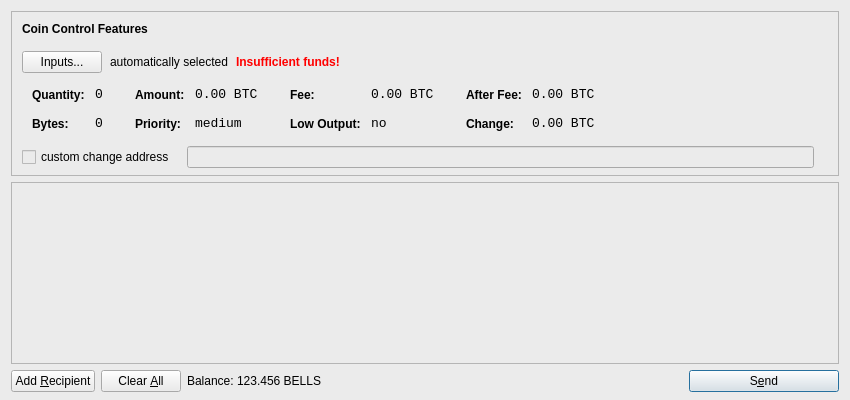
<?xml version="1.0" encoding="UTF-8"?>
<ui version="4.0">
 <class>SendCoinsDialog</class>
 <widget class="QDialog" name="SendCoinsDialog">
  <property name="geometry">
   <rect>
    <x>0</x>
    <y>0</y>
    <width>850</width>
    <height>400</height>
   </rect>
  </property>
  <property name="windowTitle">
   <string>Send Coins</string>
  </property>
  <property name="styleSheet">
   <string notr="true">background-color: rgb(235, 235, 235);</string>
  </property>
  <layout class="QVBoxLayout" name="verticalLayout" stretch="0,1,0">
   <property name="bottomMargin">
    <number>8</number>
   </property>
   <item>
    <widget class="QFrame" name="frameCoinControl">
     <property name="sizePolicy">
      <sizepolicy hsizetype="Expanding" vsizetype="Expanding">
       <horstretch>0</horstretch>
       <verstretch>0</verstretch>
      </sizepolicy>
     </property>
     <property name="maximumSize">
      <size>
       <width>16777215</width>
       <height>16777215</height>
      </size>
     </property>
     <property name="frameShape">
      <enum>QFrame::StyledPanel</enum>
     </property>
     <property name="frameShadow">
      <enum>QFrame::Sunken</enum>
     </property>
     <layout class="QVBoxLayout" name="verticalLayoutCoinControl2">
      <property name="spacing">
       <number>6</number>
      </property>
      <property name="leftMargin">
       <number>0</number>
      </property>
      <property name="topMargin">
       <number>0</number>
      </property>
      <property name="rightMargin">
       <number>0</number>
      </property>
      <property name="bottomMargin">
       <number>6</number>
      </property>
      <item>
       <layout class="QVBoxLayout" name="verticalLayoutCoinControl" stretch="0,0,0,0,1">
        <property name="spacing">
         <number>0</number>
        </property>
        <property name="leftMargin">
         <number>10</number>
        </property>
        <property name="topMargin">
         <number>10</number>
        </property>
        <item>
         <layout class="QHBoxLayout" name="horizontalLayoutCoinControl1">
          <property name="bottomMargin">
           <number>15</number>
          </property>
          <item>
           <widget class="QLabel" name="labelCoinControlFeatures">
            <property name="sizePolicy">
             <sizepolicy hsizetype="Preferred" vsizetype="Maximum">
              <horstretch>0</horstretch>
              <verstretch>0</verstretch>
             </sizepolicy>
            </property>
            <property name="font">
             <font>
              <weight>75</weight>
              <bold>true</bold>
             </font>
            </property>
            <property name="styleSheet">
             <string notr="true">font-weight:bold;</string>
            </property>
            <property name="text">
             <string>Coin Control Features</string>
            </property>
           </widget>
          </item>
         </layout>
        </item>
        <item>
         <layout class="QHBoxLayout" name="horizontalLayoutCoinControl2" stretch="0,0,0,0">
          <property name="spacing">
           <number>8</number>
          </property>
          <property name="bottomMargin">
           <number>10</number>
          </property>
          <item>
           <widget class="QPushButton" name="pushButtonCoinControl">
            <property name="styleSheet">
             <string notr="true"/>
            </property>
            <property name="text">
             <string>Inputs...</string>
            </property>
           </widget>
          </item>
          <item>
           <widget class="QLabel" name="labelCoinControlAutomaticallySelected">
            <property name="text">
             <string>automatically selected</string>
            </property>
            <property name="margin">
             <number>5</number>
            </property>
           </widget>
          </item>
          <item>
           <widget class="QLabel" name="labelCoinControlInsuffFunds">
            <property name="font">
             <font>
              <weight>75</weight>
              <bold>true</bold>
             </font>
            </property>
            <property name="styleSheet">
             <string notr="true">color:red;font-weight:bold;</string>
            </property>
            <property name="text">
             <string>Insufficient funds!</string>
            </property>
            <property name="margin">
             <number>5</number>
            </property>
           </widget>
          </item>
          <item>
           <spacer name="horizontalSpacerCoinControl">
            <property name="orientation">
             <enum>Qt::Horizontal</enum>
            </property>
            <property name="sizeHint" stdset="0">
             <size>
              <width>40</width>
              <height>1</height>
             </size>
            </property>
           </spacer>
          </item>
         </layout>
        </item>
        <item>
         <widget class="QWidget" name="widgetCoinControl" native="true">
          <property name="sizePolicy">
           <sizepolicy hsizetype="Preferred" vsizetype="Preferred">
            <horstretch>0</horstretch>
            <verstretch>0</verstretch>
           </sizepolicy>
          </property>
          <property name="minimumSize">
           <size>
            <width>0</width>
            <height>0</height>
           </size>
          </property>
          <property name="styleSheet">
           <string notr="true"/>
          </property>
          <layout class="QHBoxLayout" name="horizontalLayoutCoinControl5">
           <property name="leftMargin">
            <number>0</number>
           </property>
           <property name="topMargin">
            <number>0</number>
           </property>
           <property name="rightMargin">
            <number>0</number>
           </property>
           <property name="bottomMargin">
            <number>0</number>
           </property>
           <item>
            <layout class="QHBoxLayout" name="horizontalLayoutCoinControl3" stretch="0,0,0,1">
             <property name="spacing">
              <number>20</number>
             </property>
             <property name="topMargin">
              <number>0</number>
             </property>
             <property name="bottomMargin">
              <number>10</number>
             </property>
             <item>
              <layout class="QFormLayout" name="formLayoutCoinControl1">
               <property name="horizontalSpacing">
                <number>10</number>
               </property>
               <property name="verticalSpacing">
                <number>14</number>
               </property>
               <property name="leftMargin">
                <number>10</number>
               </property>
               <property name="topMargin">
                <number>4</number>
               </property>
               <property name="rightMargin">
                <number>6</number>
               </property>
               <item row="0" column="0">
                <widget class="QLabel" name="labelCoinControlQuantityText">
                 <property name="styleSheet">
                  <string notr="true">font-weight:bold;</string>
                 </property>
                 <property name="text">
                  <string>Quantity:</string>
                 </property>
                 <property name="margin">
                  <number>0</number>
                 </property>
                </widget>
               </item>
               <item row="0" column="1">
                <widget class="QLabel" name="labelCoinControlQuantity">
                 <property name="font">
                  <font>
                   <family>Monospace</family>
                   <pointsize>10</pointsize>
                  </font>
                 </property>
                 <property name="cursor">
                  <cursorShape>IBeamCursor</cursorShape>
                 </property>
                 <property name="contextMenuPolicy">
                  <enum>Qt::ActionsContextMenu</enum>
                 </property>
                 <property name="text">
                  <string notr="true">0</string>
                 </property>
                 <property name="margin">
                  <number>0</number>
                 </property>
                 <property name="textInteractionFlags">
                  <set>Qt::LinksAccessibleByMouse|Qt::TextSelectableByKeyboard|Qt::TextSelectableByMouse</set>
                 </property>
                </widget>
               </item>
               <item row="1" column="0">
                <widget class="QLabel" name="labelCoinControlBytesText">
                 <property name="styleSheet">
                  <string notr="true">font-weight:bold;</string>
                 </property>
                 <property name="text">
                  <string>Bytes:</string>
                 </property>
                </widget>
               </item>
               <item row="1" column="1">
                <widget class="QLabel" name="labelCoinControlBytes">
                 <property name="font">
                  <font>
                   <family>Monospace</family>
                   <pointsize>10</pointsize>
                  </font>
                 </property>
                 <property name="cursor">
                  <cursorShape>IBeamCursor</cursorShape>
                 </property>
                 <property name="contextMenuPolicy">
                  <enum>Qt::ActionsContextMenu</enum>
                 </property>
                 <property name="text">
                  <string notr="true">0</string>
                 </property>
                 <property name="textInteractionFlags">
                  <set>Qt::LinksAccessibleByMouse|Qt::TextSelectableByKeyboard|Qt::TextSelectableByMouse</set>
                 </property>
                </widget>
               </item>
              </layout>
             </item>
             <item>
              <layout class="QFormLayout" name="formLayoutCoinControl2">
               <property name="horizontalSpacing">
                <number>10</number>
               </property>
               <property name="verticalSpacing">
                <number>14</number>
               </property>
               <property name="leftMargin">
                <number>6</number>
               </property>
               <property name="topMargin">
                <number>4</number>
               </property>
               <property name="rightMargin">
                <number>6</number>
               </property>
               <item row="0" column="0">
                <widget class="QLabel" name="labelCoinControlAmountText">
                 <property name="styleSheet">
                  <string notr="true">font-weight:bold;</string>
                 </property>
                 <property name="text">
                  <string>Amount:</string>
                 </property>
                 <property name="margin">
                  <number>0</number>
                 </property>
                </widget>
               </item>
               <item row="0" column="1">
                <widget class="QLabel" name="labelCoinControlAmount">
                 <property name="font">
                  <font>
                   <family>Monospace</family>
                   <pointsize>10</pointsize>
                  </font>
                 </property>
                 <property name="cursor">
                  <cursorShape>IBeamCursor</cursorShape>
                 </property>
                 <property name="contextMenuPolicy">
                  <enum>Qt::ActionsContextMenu</enum>
                 </property>
                 <property name="text">
                  <string notr="true">0.00 BTC</string>
                 </property>
                 <property name="textInteractionFlags">
                  <set>Qt::LinksAccessibleByMouse|Qt::TextSelectableByKeyboard|Qt::TextSelectableByMouse</set>
                 </property>
                </widget>
               </item>
               <item row="1" column="0">
                <widget class="QLabel" name="labelCoinControlPriorityText">
                 <property name="styleSheet">
                  <string notr="true">font-weight:bold;</string>
                 </property>
                 <property name="text">
                  <string>Priority:</string>
                 </property>
                </widget>
               </item>
               <item row="1" column="1">
                <widget class="QLabel" name="labelCoinControlPriority">
                 <property name="font">
                  <font>
                   <family>Monospace</family>
                   <pointsize>10</pointsize>
                  </font>
                 </property>
                 <property name="cursor">
                  <cursorShape>IBeamCursor</cursorShape>
                 </property>
                 <property name="contextMenuPolicy">
                  <enum>Qt::ActionsContextMenu</enum>
                 </property>
                 <property name="text">
                  <string>medium</string>
                 </property>
                 <property name="textInteractionFlags">
                  <set>Qt::LinksAccessibleByMouse|Qt::TextSelectableByKeyboard|Qt::TextSelectableByMouse</set>
                 </property>
                </widget>
               </item>
              </layout>
             </item>
             <item>
              <layout class="QFormLayout" name="formLayoutCoinControl3">
               <property name="horizontalSpacing">
                <number>10</number>
               </property>
               <property name="verticalSpacing">
                <number>14</number>
               </property>
               <property name="leftMargin">
                <number>6</number>
               </property>
               <property name="topMargin">
                <number>4</number>
               </property>
               <property name="rightMargin">
                <number>6</number>
               </property>
               <item row="0" column="0">
                <widget class="QLabel" name="labelCoinControlFeeText">
                 <property name="styleSheet">
                  <string notr="true">font-weight:bold;</string>
                 </property>
                 <property name="text">
                  <string>Fee:</string>
                 </property>
                 <property name="margin">
                  <number>0</number>
                 </property>
                </widget>
               </item>
               <item row="0" column="1">
                <widget class="QLabel" name="labelCoinControlFee">
                 <property name="font">
                  <font>
                   <family>Monospace</family>
                   <pointsize>10</pointsize>
                  </font>
                 </property>
                 <property name="cursor">
                  <cursorShape>IBeamCursor</cursorShape>
                 </property>
                 <property name="contextMenuPolicy">
                  <enum>Qt::ActionsContextMenu</enum>
                 </property>
                 <property name="text">
                  <string notr="true">0.00 BTC</string>
                 </property>
                 <property name="textInteractionFlags">
                  <set>Qt::LinksAccessibleByMouse|Qt::TextSelectableByKeyboard|Qt::TextSelectableByMouse</set>
                 </property>
                </widget>
               </item>
               <item row="1" column="0">
                <widget class="QLabel" name="labelCoinControlLowOutputText">
                 <property name="styleSheet">
                  <string notr="true">font-weight:bold;</string>
                 </property>
                 <property name="text">
                  <string>Low Output:</string>
                 </property>
                </widget>
               </item>
               <item row="1" column="1">
                <widget class="QLabel" name="labelCoinControlLowOutput">
                 <property name="font">
                  <font>
                   <family>Monospace</family>
                   <pointsize>10</pointsize>
                  </font>
                 </property>
                 <property name="cursor">
                  <cursorShape>IBeamCursor</cursorShape>
                 </property>
                 <property name="contextMenuPolicy">
                  <enum>Qt::ActionsContextMenu</enum>
                 </property>
                 <property name="text">
                  <string>no</string>
                 </property>
                 <property name="textInteractionFlags">
                  <set>Qt::LinksAccessibleByMouse|Qt::TextSelectableByKeyboard|Qt::TextSelectableByMouse</set>
                 </property>
                </widget>
               </item>
              </layout>
             </item>
             <item>
              <layout class="QFormLayout" name="formLayoutCoinControl4">
               <property name="horizontalSpacing">
                <number>10</number>
               </property>
               <property name="verticalSpacing">
                <number>14</number>
               </property>
               <property name="leftMargin">
                <number>6</number>
               </property>
               <property name="topMargin">
                <number>4</number>
               </property>
               <property name="rightMargin">
                <number>6</number>
               </property>
               <item row="0" column="0">
                <widget class="QLabel" name="labelCoinControlAfterFeeText">
                 <property name="styleSheet">
                  <string notr="true">font-weight:bold;</string>
                 </property>
                 <property name="text">
                  <string>After Fee:</string>
                 </property>
                 <property name="margin">
                  <number>0</number>
                 </property>
                </widget>
               </item>
               <item row="0" column="1">
                <widget class="QLabel" name="labelCoinControlAfterFee">
                 <property name="font">
                  <font>
                   <family>Monospace</family>
                   <pointsize>10</pointsize>
                  </font>
                 </property>
                 <property name="cursor">
                  <cursorShape>IBeamCursor</cursorShape>
                 </property>
                 <property name="contextMenuPolicy">
                  <enum>Qt::ActionsContextMenu</enum>
                 </property>
                 <property name="text">
                  <string notr="true">0.00 BTC</string>
                 </property>
                 <property name="textInteractionFlags">
                  <set>Qt::LinksAccessibleByMouse|Qt::TextSelectableByKeyboard|Qt::TextSelectableByMouse</set>
                 </property>
                </widget>
               </item>
               <item row="1" column="0">
                <widget class="QLabel" name="labelCoinControlChangeText">
                 <property name="styleSheet">
                  <string notr="true">font-weight:bold;</string>
                 </property>
                 <property name="text">
                  <string>Change:</string>
                 </property>
                </widget>
               </item>
               <item row="1" column="1">
                <widget class="QLabel" name="labelCoinControlChange">
                 <property name="font">
                  <font>
                   <family>Monospace</family>
                   <pointsize>10</pointsize>
                  </font>
                 </property>
                 <property name="cursor">
                  <cursorShape>IBeamCursor</cursorShape>
                 </property>
                 <property name="contextMenuPolicy">
                  <enum>Qt::ActionsContextMenu</enum>
                 </property>
                 <property name="text">
                  <string notr="true">0.00 BTC</string>
                 </property>
                 <property name="textInteractionFlags">
                  <set>Qt::LinksAccessibleByMouse|Qt::TextSelectableByKeyboard|Qt::TextSelectableByMouse</set>
                 </property>
                </widget>
               </item>
              </layout>
             </item>
            </layout>
           </item>
          </layout>
         </widget>
        </item>
        <item>
         <layout class="QHBoxLayout" name="horizontalLayoutCoinControl4" stretch="0,0,0">
          <property name="spacing">
           <number>12</number>
          </property>
          <property name="sizeConstraint">
           <enum>QLayout::SetDefaultConstraint</enum>
          </property>
          <property name="topMargin">
           <number>5</number>
          </property>
          <property name="rightMargin">
           <number>5</number>
          </property>
          <item>
           <widget class="QCheckBox" name="checkBoxCoinControlChange">
            <property name="text">
             <string>custom change address</string>
            </property>
           </widget>
          </item>
          <item>
           <widget class="QLineEdit" name="lineEditCoinControlChange">
            <property name="enabled">
             <bool>false</bool>
            </property>
            <property name="sizePolicy">
             <sizepolicy hsizetype="Expanding" vsizetype="Fixed">
              <horstretch>0</horstretch>
              <verstretch>0</verstretch>
             </sizepolicy>
            </property>
           </widget>
          </item>
          <item>
           <widget class="QLabel" name="labelCoinControlChangeLabel">
            <property name="sizePolicy">
             <sizepolicy hsizetype="Preferred" vsizetype="Expanding">
              <horstretch>0</horstretch>
              <verstretch>0</verstretch>
             </sizepolicy>
            </property>
            <property name="minimumSize">
             <size>
              <width>0</width>
              <height>0</height>
             </size>
            </property>
            <property name="text">
             <string/>
            </property>
            <property name="margin">
             <number>3</number>
            </property>
           </widget>
          </item>
         </layout>
        </item>
        <item>
         <spacer name="verticalSpacerCoinControl">
          <property name="orientation">
           <enum>Qt::Vertical</enum>
          </property>
          <property name="sizeHint" stdset="0">
           <size>
            <width>800</width>
            <height>1</height>
           </size>
          </property>
         </spacer>
        </item>
       </layout>
      </item>
     </layout>
    </widget>
   </item>
   <item>
    <widget class="QScrollArea" name="scrollArea">
     <property name="widgetResizable">
      <bool>true</bool>
     </property>
     <widget class="QWidget" name="scrollAreaWidgetContents">
      <property name="geometry">
       <rect>
        <x>0</x>
        <y>0</y>
        <width>830</width>
        <height>172</height>
       </rect>
      </property>
      <layout class="QVBoxLayout" name="verticalLayout_2">
       <property name="leftMargin">
        <number>0</number>
       </property>
       <property name="topMargin">
        <number>0</number>
       </property>
       <property name="rightMargin">
        <number>0</number>
       </property>
       <property name="bottomMargin">
        <number>0</number>
       </property>
       <item>
        <layout class="QVBoxLayout" name="entries">
         <property name="spacing">
          <number>6</number>
         </property>
        </layout>
       </item>
       <item>
        <spacer name="verticalSpacer">
         <property name="orientation">
          <enum>Qt::Vertical</enum>
         </property>
         <property name="sizeHint" stdset="0">
          <size>
           <width>20</width>
           <height>40</height>
          </size>
         </property>
        </spacer>
       </item>
      </layout>
     </widget>
    </widget>
   </item>
   <item>
    <layout class="QHBoxLayout" name="horizontalLayout">
     <item>
      <widget class="QPushButton" name="addButton">
       <property name="toolTip">
        <string>Send to multiple recipients at once</string>
       </property>
       <property name="text">
        <string>Add &amp;Recipient</string>
       </property>
       <property name="icon">
        <iconset resource="../bitcoin.qrc">
         <normaloff>:/icons/add</normaloff>:/icons/add</iconset>
       </property>
       <property name="autoDefault">
        <bool>false</bool>
       </property>
      </widget>
     </item>
     <item>
      <widget class="QPushButton" name="clearButton">
       <property name="sizePolicy">
        <sizepolicy hsizetype="Minimum" vsizetype="Fixed">
         <horstretch>0</horstretch>
         <verstretch>0</verstretch>
        </sizepolicy>
       </property>
       <property name="toolTip">
        <string>Remove all transaction fields</string>
       </property>
       <property name="text">
        <string>Clear &amp;All</string>
       </property>
       <property name="icon">
        <iconset resource="../bitcoin.qrc">
         <normaloff>:/icons/remove</normaloff>:/icons/remove</iconset>
       </property>
       <property name="autoRepeatDelay">
        <number>300</number>
       </property>
       <property name="autoDefault">
        <bool>false</bool>
       </property>
      </widget>
     </item>
     <item>
      <layout class="QHBoxLayout" name="horizontalLayout_2">
       <property name="spacing">
        <number>3</number>
       </property>
       <item>
        <widget class="QLabel" name="label">
         <property name="text">
          <string>Balance:</string>
         </property>
        </widget>
       </item>
       <item>
        <widget class="QLabel" name="labelBalance">
         <property name="cursor">
          <cursorShape>IBeamCursor</cursorShape>
         </property>
         <property name="text">
          <string>123.456 BELLS</string>
         </property>
         <property name="textInteractionFlags">
          <set>Qt::LinksAccessibleByMouse|Qt::TextSelectableByKeyboard|Qt::TextSelectableByMouse</set>
         </property>
        </widget>
       </item>
      </layout>
     </item>
     <item>
      <spacer name="horizontalSpacer">
       <property name="orientation">
        <enum>Qt::Horizontal</enum>
       </property>
       <property name="sizeHint" stdset="0">
        <size>
         <width>40</width>
         <height>20</height>
        </size>
       </property>
      </spacer>
     </item>
     <item>
      <widget class="QPushButton" name="sendButton">
       <property name="minimumSize">
        <size>
         <width>150</width>
         <height>0</height>
        </size>
       </property>
       <property name="toolTip">
        <string>Confirm the send action</string>
       </property>
       <property name="text">
        <string>S&amp;end</string>
       </property>
       <property name="icon">
        <iconset resource="../bitcoin.qrc">
         <normaloff>:/icons/send</normaloff>:/icons/send</iconset>
       </property>
       <property name="default">
        <bool>true</bool>
       </property>
      </widget>
     </item>
    </layout>
   </item>
  </layout>
 </widget>
 <resources>
  <include location="../bitcoin.qrc"/>
 </resources>
 <connections/>
</ui>
